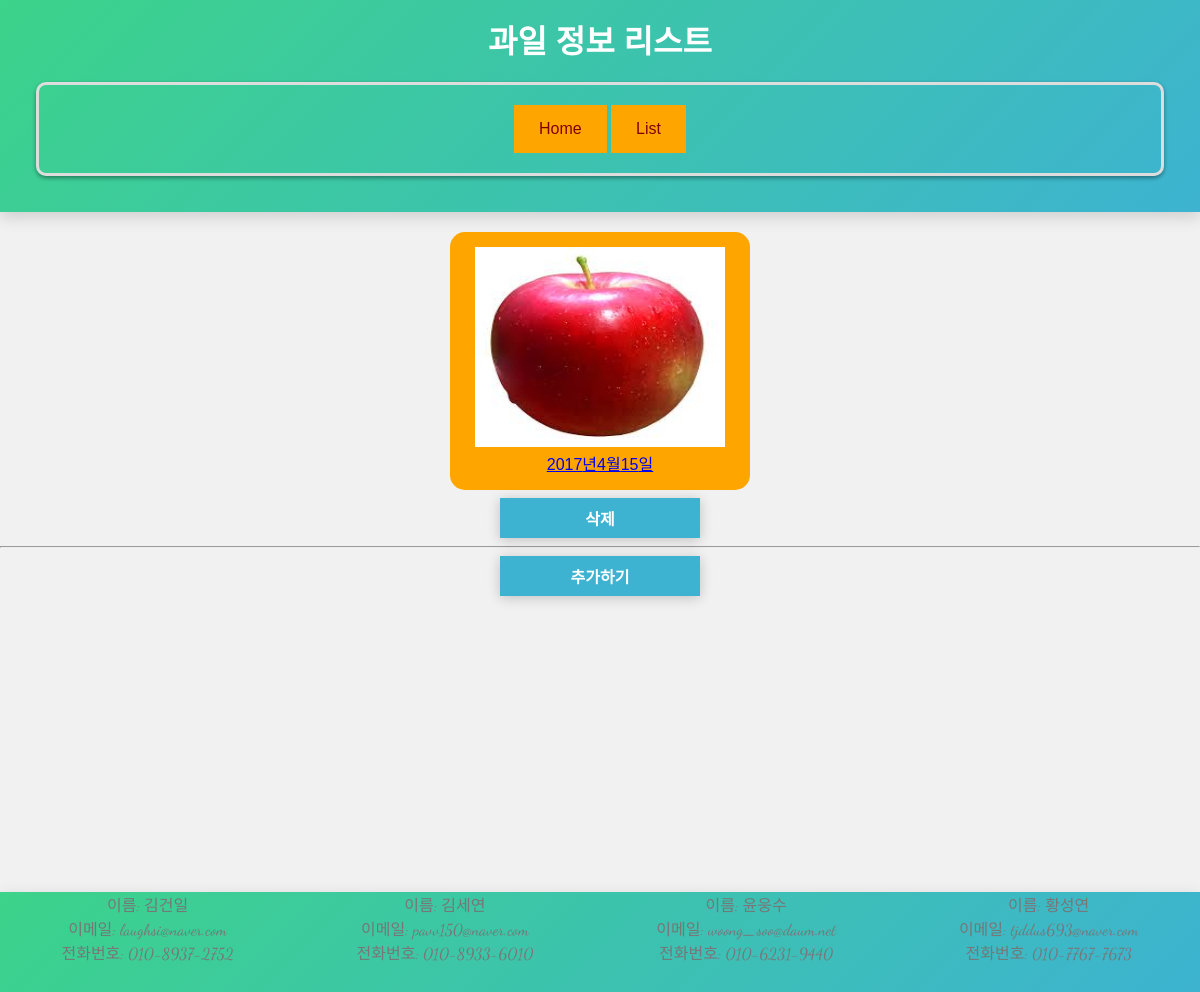
Page /fruit/fruitlist/ (signed in) on the committed database.
### fruit/models.py (models this page shows)
class FruitTable(models.Model):
    user = models.ForeignKey(User, on_delete=models.CASCADE, null=True)
    year = models.IntegerField(null=True)
    month = models.IntegerField(null=True)
    day = models.IntegerField(null=True)
    img = models.ImageField(upload_to='images/', blank=True,null=True)

### fruit/views.py (the view)
# urls.py: path("fruitlist/", views.fruitlist, name="fruitlist"),
def fruitlist(request):
    fruit_li = FruitTable.objects.filter(user=request.user)
    con = {
        'fruit_li':fruit_li,
    }
    return render(request, 'fruit/fruitlist.html',con)

### fruit/templates/fruit/fruitlist.html (shortened to what this page needs)
<!DOCTYPE html>
<html lang="ko">
<head>
    <link rel="stylesheet" href="/fruit/styles.css">
</head>
<body>
    <header>
        <h1>과일 정보 리스트</h1>
        <div class="container">
            <a href="{% url 'fruit:index'%}">Home</a>
            <a href="{% url 'fruit:fruitlist'%}">List</a>
        </div>
    </header>
<div class="content">
    {% if fruit_li %}
        <ol>
            {% for f in fruit_li %}
                <li>
                <center class='centerimg' >
                    <a href="{% url 'fruit:detail2' f.id %}"><img class='liimg' src="/{{ f.img }}" alt="img"><br>{{f.year}}년{{f.month}}월{{f.day}}일</a>
                </center>
                    <form class="delform" action="{% url 'fruit:delete' f.id %}" method="post">
                        <input type="submit" value="삭제" >
                    </form>
                </li>
            {% endfor %}
        </ol>
    {% else %}
        <p>목록이 없습니다.</p>
    {% endif %}
    <hr>
    <form class="delform" method="post" >
        <input type="button" value="추가하기" onclick="location.href='{% url 'fruit:index' %}'">
    </form>
</div>
    <footer>
        <div>
            <span>이름: 김건일</span><br>
            <span>이메일: laughsi@naver.com</span><br>
            <span>전화번호: 010-8937-2752</span>
        </div>
        <div>
            <span>이름: 김세연</span><br>
            <span>이메일: pavv150@naver.com </span><br>
            <span>전화번호: 010-8933-6010</span>
        </div>
        <div>
            <span>이름: 윤웅수</span><br>
            <span>이메일: woong_soo@daum.net</span><br>
            <span>전화번호: 010-6231-9440</span>
        </div>
        <div>
            <span>이름: 황성연</span><br>
            <span>이메일: tjddus693@naver.com</span><br>
            <span>전화번호: 010-7767-7673</span>
        </div>
    </footer>
</body>
</html>

### fruit/styles.css (style rules this page uses)
* { margin: 0; padding: 0; box-sizing: border-box; }
body { font-family: 'Malgun Gothic', sans-serif; background-color: #f1f1f1; }
header { background-image: linear-gradient(135deg, #3cd38a 0%, #3db3d1 100%); color: white; text-align: center; padding: 1em; box-shadow: 0 5px 15px rgba(0, 0, 0, 0.15); }
div > a:link, a:visited { background-color: #FFA500; color: maroon; padding: 15px 25px; text-align: center; text-decoration: none; display: inline-block; }
.delform { margin: 0 auto; width: 200px; }
.centerimg { background-color: #FFA500; color: maroon; padding: 15px 25px; width: 300px; margin: 0 auto; text-decoration: none; border-radius: 15px; }
.liimg { width: 250px; height: 200px; }
hr { color:gray; text-align: center; width:100%; }
.container { margin: 20px; padding: 20px; border: 3px solid #ddd; border-radius: 10px; box-shadow: 0 2px 4px rgba(0, 0, 0, .4); text-align: center; }
input[type="text"], input[type="number"], input[type="file"], input[type="submit"], input[type="button"] { width: 100%; margin: 0.5em 0; padding: 0.5em; font-size: 1em; }
input[type="submit"], input[type="button"] { background-color: #3db3d1; color: white; border: none; cursor: pointer; font-weight: bold; box-shadow: 0 2px 12px rgba(0, 0, 0, 0.2); transition: all 0.15s ease-in-out; }
footer { display: flex; text-align: center; justify-content: space-around; width: 100%; height: 100px; background-image: linear-gradient(135deg, #3cd38a 0%, #3db3d1 100%); box-shadow: 0 5px 15px rgba(0, 0, 0, 0.15); }
footer span { color: #777; font-family: 'Dancing Script'; }
.content { min-height: calc(85vh); padding-top: 20px; }

### rows in the picture
FruitTable: img (picture), year "2017", month "4", day "15"
